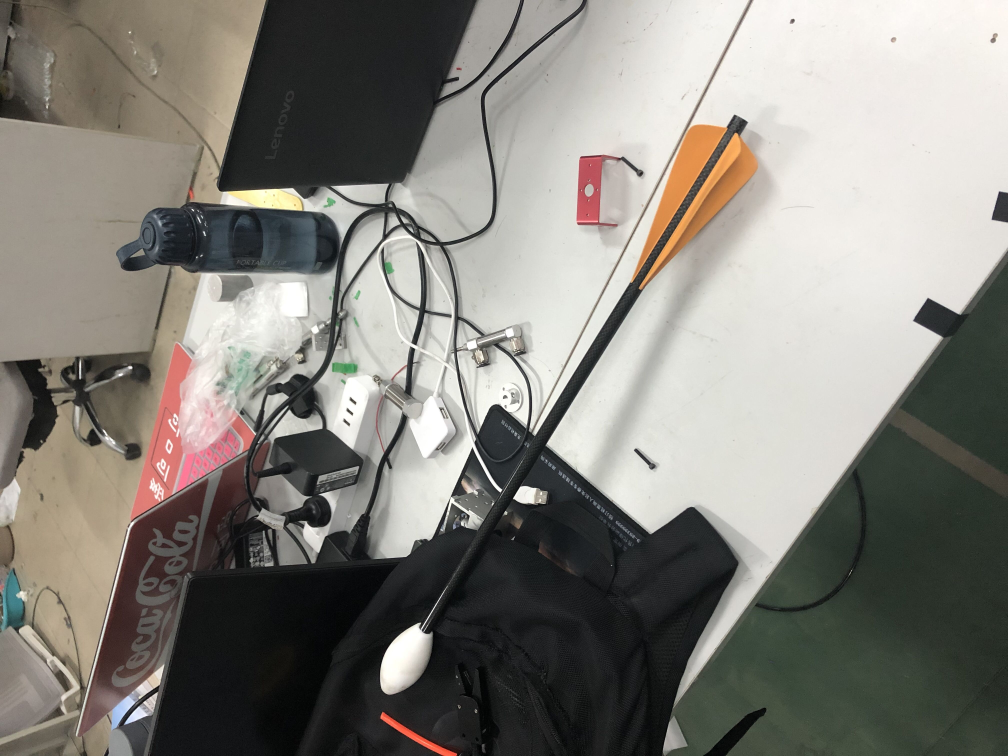
#> input picture JPEGImages/000001.jpg, 4032 x 3024 px, given in place of the camera (shown at 1/4 size)
$ python hsv.py
#> lines starting #> are read from the running program, lines starting #| are printed output that depends on the picture; after the words box and inside, x2 and y2 are one past the last pixel; in counts of white or black regions, pixels touching at a corner belong together
import cv2
import numpy as np
import imutils
from imutils import contours

# 颜色阈值
lower = np.array([0, 96, 126])
upper = np.array([97, 225, 255])
# 内核
kernel = np.ones((5, 5), np.uint8)
# 打开摄像头
vc = cv2.VideoCapture(0)
if vc.isOpened():
    flag, frame = vc.read()
#> frame is the input picture: shape (3024, 4032, 3); mean B, G, R 122.8, 129.4, 132.1
    # 翻转图像
    # 这一步可以忽略，博主的摄像头是反着的
    # 所以加上这句话可以让摄像头的图像正过来
    frame = imutils.rotate(frame, 180)
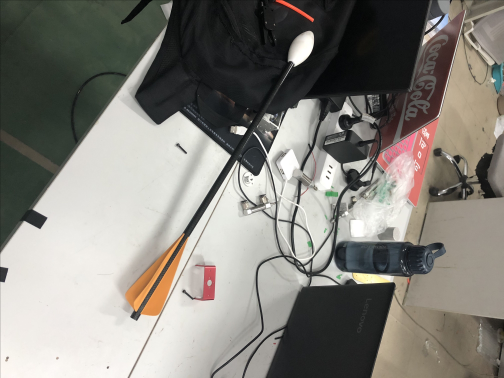
#> frame: shape (3024, 4032, 3) (shown at 1/8 size); mean B, G, R 122.8, 129.3, 132
    cv2.imshow("frame", frame)
else:
    flag = False
while flag:
    flag, frame = vc.read()
    # 翻转图像
    frame = imutils.rotate(frame, 180)
    draw_frame = frame.copy()
    if frame is None:
        break
    if flag is True:
        '''下面对摄像头读取到的图像进行处理，这个步骤是比较重要的'''
        # 转换颜色空间HSV
        frame_hsv = cv2.cvtColor(frame, cv2.COLOR_BGR2HSV)
#> frame_hsv: shape (3024, 4032, 3); mean H, S, V 43.9, 28.4, 134.2
        # 颜色识别
        img = cv2.inRange(frame_hsv, lower, upper)
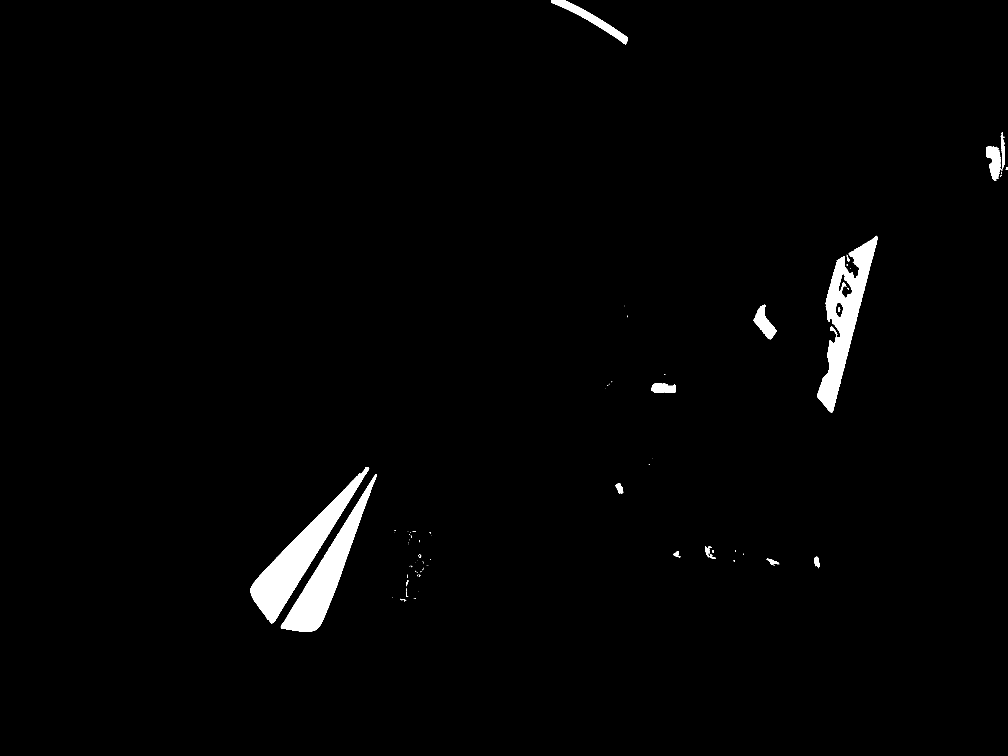
#> img: shape (3024, 4032) (shown at 1/4 size); 1.7% white; 127 white regions (100 under 20 px), largest, box (x1, y1, x2, y2) and area: (1002, 1868, 1477, 2494) 64278, (3268, 943, 3509, 1650) 56995, (1123, 1897, 1508, 2527) 53741
        # 膨胀操作
        dilation = cv2.dilate(img, kernel, iterations=1)
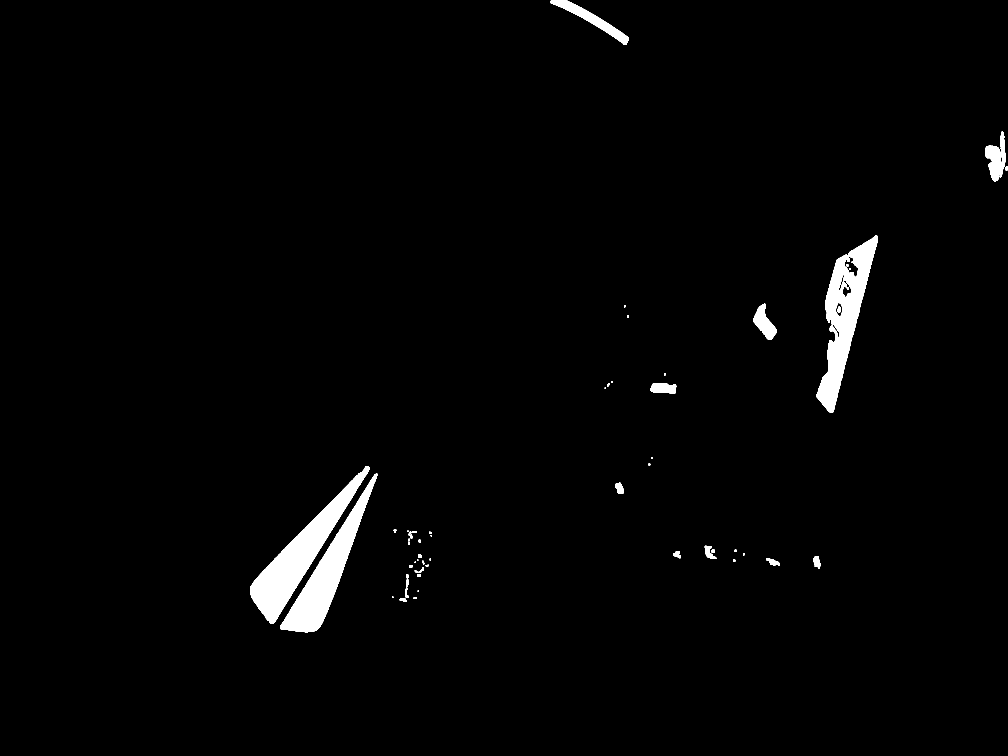
#> dilation: shape (3024, 4032) (shown at 1/4 size); 1.9% white; 58 white regions, largest, box (x1, y1, x2, y2) and area: (1000, 1866, 1479, 2496) 68769, (3266, 941, 3511, 1652) 63666, (1121, 1895, 1510, 2529) 57838
        # 闭操作
        closing = cv2.morphologyEx(dilation, cv2.MORPH_CLOSE, kernel)
#> closing: shape (3024, 4032); 1.9% white; 48 white regions, largest, box (x1, y1, x2, y2) and area: (1000, 1866, 1479, 2496) 68769, (3266, 941, 3511, 1652) 64163, (1121, 1895, 1510, 2529) 57838
        # 高斯滤波
        closing = cv2.GaussianBlur(closing, (5, 5), 0)
        # 边缘检测
        edges = cv2.Canny(closing, 10, 20)
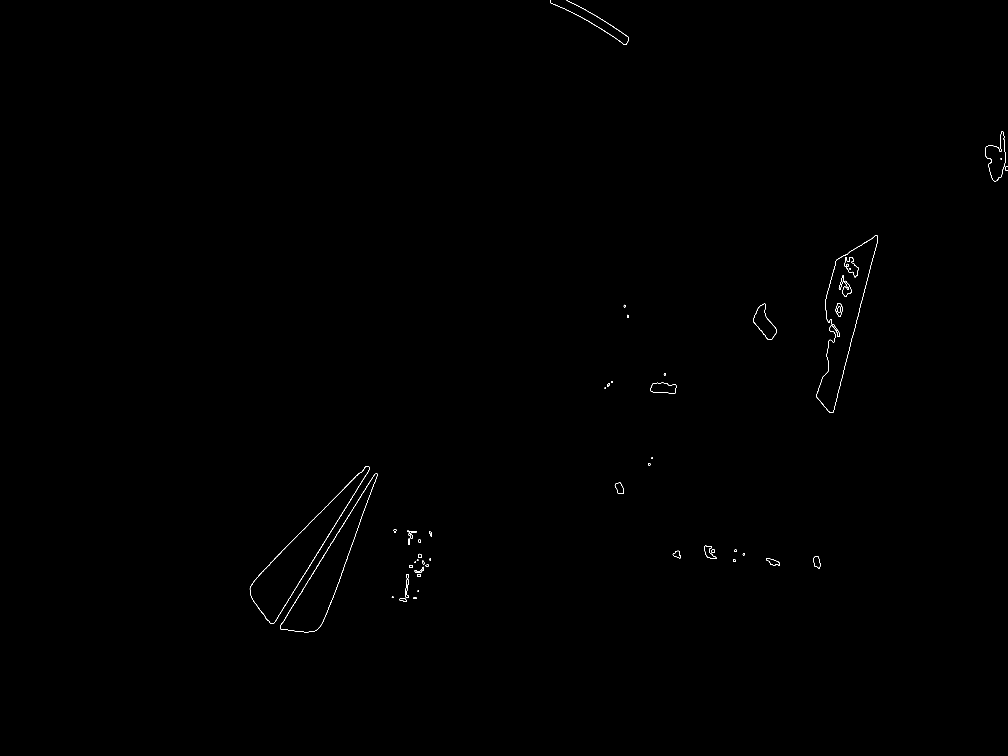
#> edges: shape (3024, 4032) (shown at 1/4 size); 0.09% white in thin lines or dots, all inside (x1, y1, x2, y2) = (999, 0, 4032, 2529)
        '''上面进行那么多操作就是为了得到更好的目标图形，具体效果因环境而异'''
        # 寻找轮廓
        cnts, _ = cv2.findContours(
            edges, cv2.RETR_EXTERNAL, cv2.CHAIN_APPROX_NONE)
#> cnts = 45 contours, 6 with area under 20; largest, box (x1, y1, x2, y2) and area: (999, 1865, 1479, 2496) 69126, (3265, 941, 3511, 1652) 69058, (1120, 1894, 1510, 2529) 57952, (3941, 526, 4022, 726) 8846, (3012, 1215, 3107, 1359) 6567
        # 判断轮廓数量也就是判断是否寻找到轮廓，如果没有找到轮廓就不继续进行操作
        if len(cnts) > 0:
            # 存放轮廓面积的列表
            s = []
            # 存放最大轮廓的索引
            max_index = 0
            # 获得排序后的轮廓列表以及每个轮廓对应的外接矩形
            (cnts, boundingRects) = contours.sort_contours(cnts)
#> boundingRects = 45 items, first 6: (999, 1865, 480, 631), (1120, 1894, 390, 635), (1567, 2387, 7, 5), (1575, 2118, 11, 13), (1599, 2393, 28, 14), (1622, 2318, 13, 72)
            # 寻找面积最大的轮廓的索引
            for cnt in cnts:
                s.append(cv2.contourArea(cnt))
#> this loop made 45 passes
#> after the loop, s = 45 values, max 69125.5 at index 0, min 4 at index 44, mean 4957.8
            max_index = s.index(max(s))
#> max_index = 0
            # 根据面积最大轮廓的索引找到它的外接矩形的信息
            (x, y, w, h) = boundingRects[max_index]
#> x = 999; y = 1865; w = 480; h = 631
            # 画矩形
            frame_out = cv2.rectangle(
                         draw_frame, (x, y), (x+w, y+h), (0, 255, 0), 2)
        cv2.imshow("frame", draw_frame)
        if cv2.waitKey(10) == 27:
#> (key Esc is pressed here)
            break
vc.release()
cv2.destroyAllWindows()

$ run again, on JPEGImages/000002.jpg
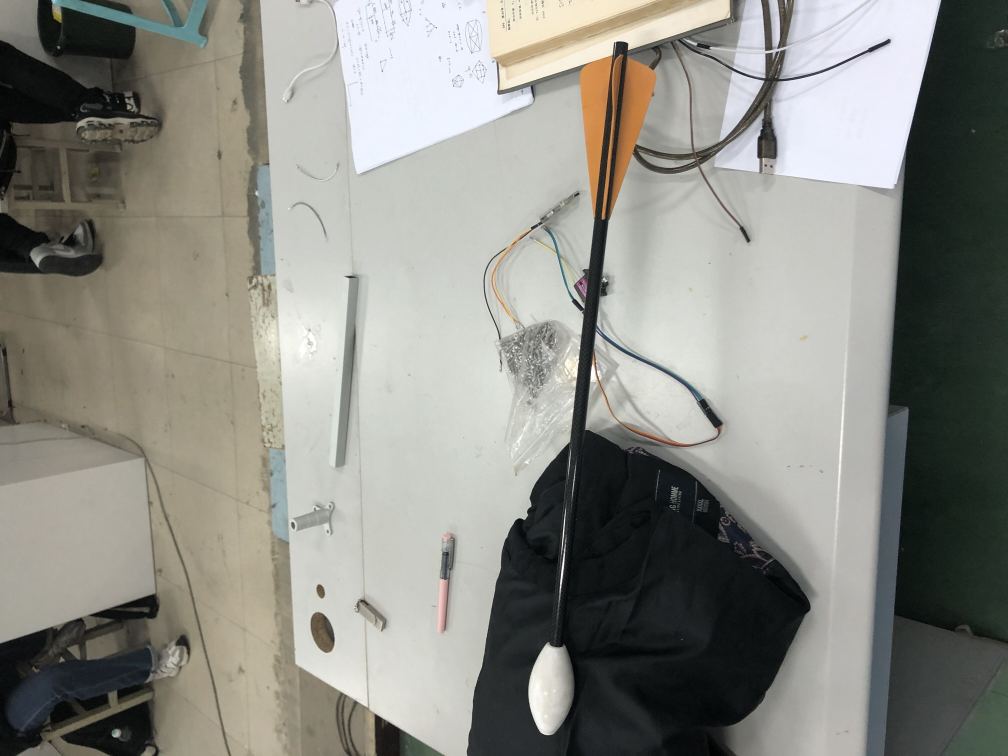
#> input picture JPEGImages/000002.jpg, 4032 x 3024 px, given in place of the camera (shown at 1/4 size)
#> frame is the input picture: shape (3024, 4032, 3); mean B, G, R 132.4, 139.3, 139.1
#> frame_hsv: shape (3024, 4032, 3); mean H, S, V 50.8, 32.3, 142.8
#> `img = cv2.inRange(frame_hsv, lower, upper)`:
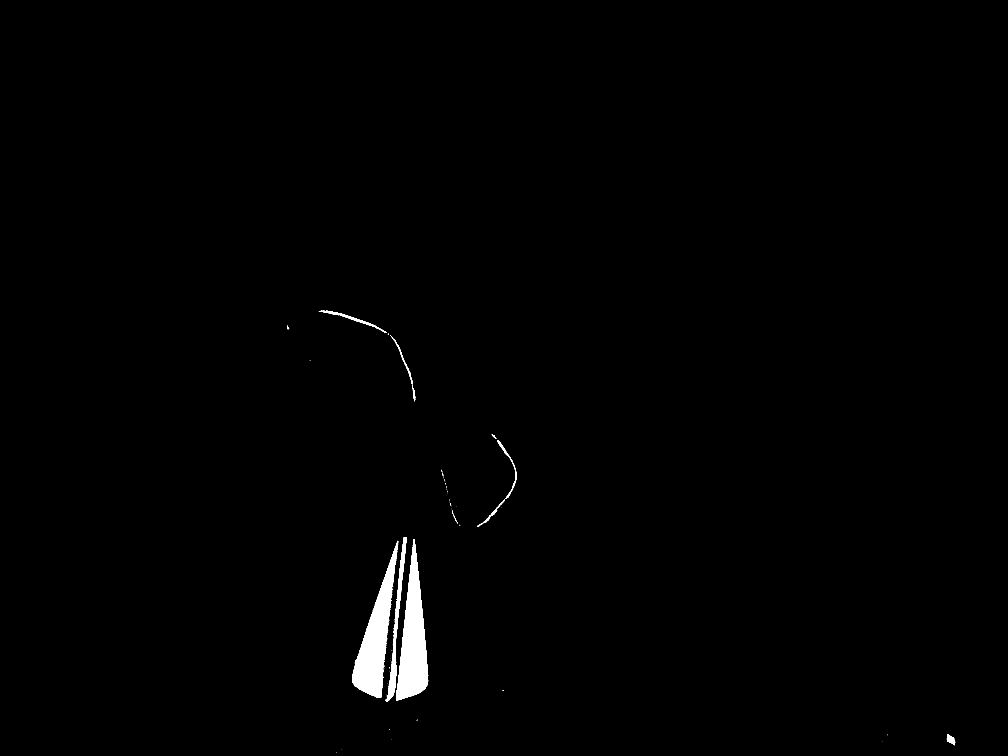
#> img: shape (3024, 4032) (shown at 1/4 size); 0.84% white; 97 white regions (82 under 20 px), largest, box (x1, y1, x2, y2) and area: (1584, 2156, 1713, 2803) 43496, (1408, 2165, 1593, 2792) 42739, (1542, 2148, 1627, 2806) 9570
#> dilation: shape (3024, 4032); 0.99% white; 26 white regions, largest, box (x1, y1, x2, y2) and area: (1582, 2154, 1715, 2805) 46669, (1406, 2160, 1595, 2794) 46588, (1540, 2146, 1629, 2808) 13140
#> `edges = cv2.Canny(closing, 10, 20)`:
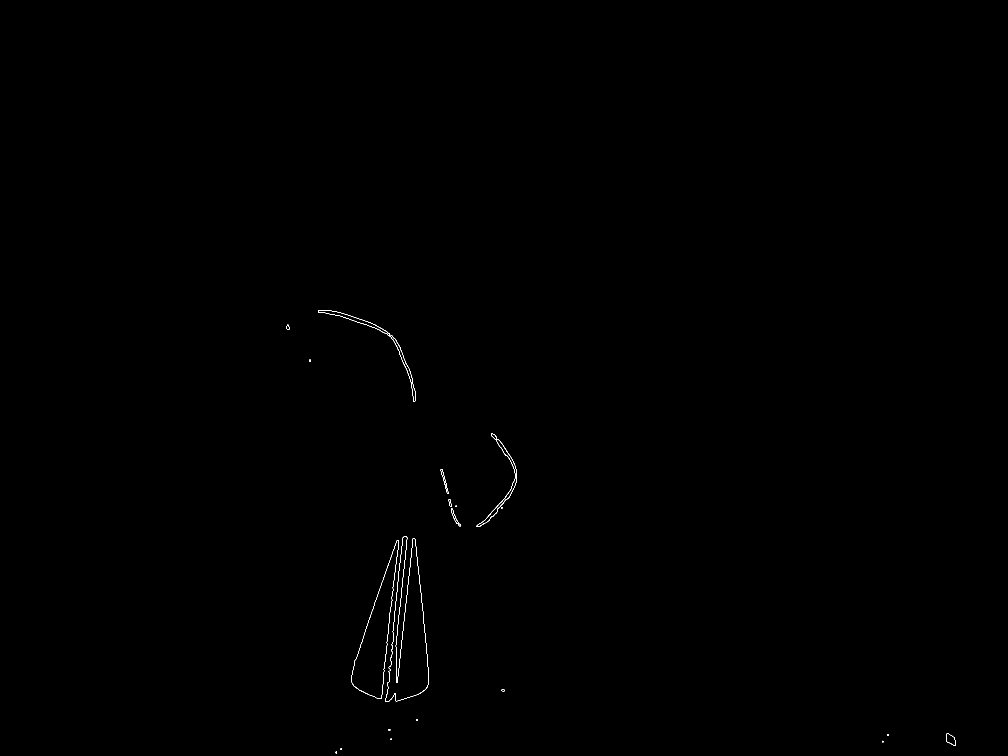
#> edges: shape (3024, 4032) (shown at 1/4 size); 0.06% white in thin lines or dots, all inside (x1, y1, x2, y2) = (1146, 1240, 3823, 3013)
#> cnts = 23 contours, 7 with area under 20; largest, box (x1, y1, x2, y2) and area: (1540, 2146, 1715, 2808) 60228, (1405, 2160, 1595, 2794) 46604, (1272, 1240, 1663, 1608) 6342, (3785, 2934, 3823, 2983) 1172, (1763, 1877, 1794, 1975) 570
#> boundingRects = 23 items, first 6: (1146, 1298, 14, 21), (1237, 1439, 6, 7), (1272, 1240, 391, 368), (1343, 3006, 5, 7), (1361, 2993, 6, 6), (1405, 2160, 190, 634)
#> the loop `for cnt in cnts:` made 23 passes
#> cnt on passes 15, 18: [[1835, 2096]], [[1988, 1759]]
#> after the loop `for cnt in cnts:`: s = [171, 29.5, 6342, 21, 18, 46604, 60227.5, 26, 18, 39.5, 570.5, 169, 456, 18, 0, 279.5, 266.5, 0, 18, 59.5, 18, 25, 1172.5]
#> max_index = 6
#> x = 1540; y = 2146; w = 175; h = 662

$ run again, on JPEGImages/000003.jpg
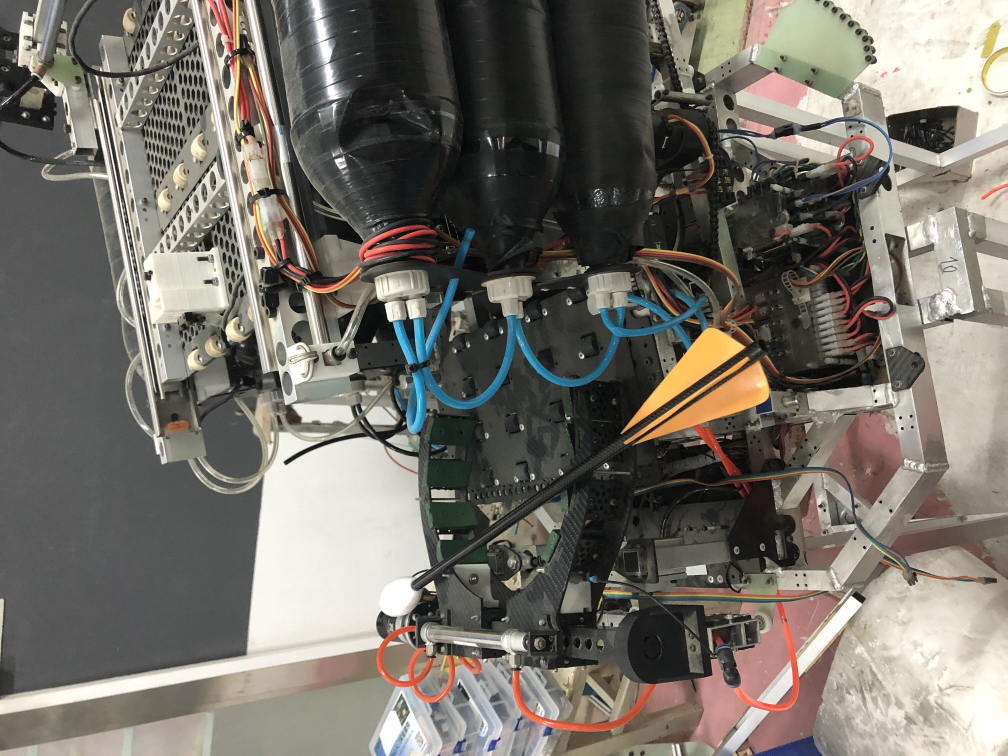
#> input picture JPEGImages/000003.jpg, 4032 x 3024 px, given in place of the camera (shown at 1/4 size)
#> frame is the input picture: shape (3024, 4032, 3); mean B, G, R 104.9, 112.7, 117.3
#> frame_hsv: shape (3024, 4032, 3); mean H, S, V 35, 33.3, 119.3
#> `img = cv2.inRange(frame_hsv, lower, upper)`:
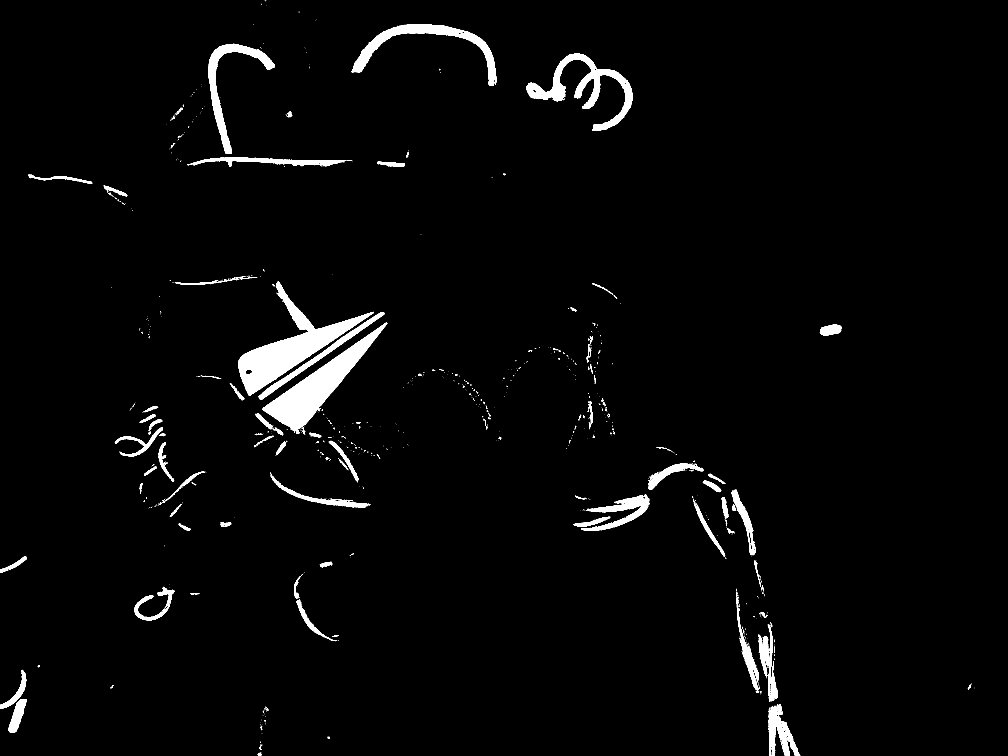
#> img: shape (3024, 4032) (shown at 1/4 size); 2.6% white; 1116 white regions (960 under 20 px), largest, box (x1, y1, x2, y2) and area: (954, 1126, 1496, 1583) 58737, (1049, 1290, 1549, 1735) 51716, (2106, 213, 2530, 523) 29599
#> dilation: shape (3024, 4032); 3.6% white; 362 white regions, largest, box (x1, y1, x2, y2) and area: (952, 1124, 1498, 1585) 63994, (1047, 1288, 1551, 1741) 56345, (2104, 211, 2532, 525) 35935
#> `edges = cv2.Canny(closing, 10, 20)`:
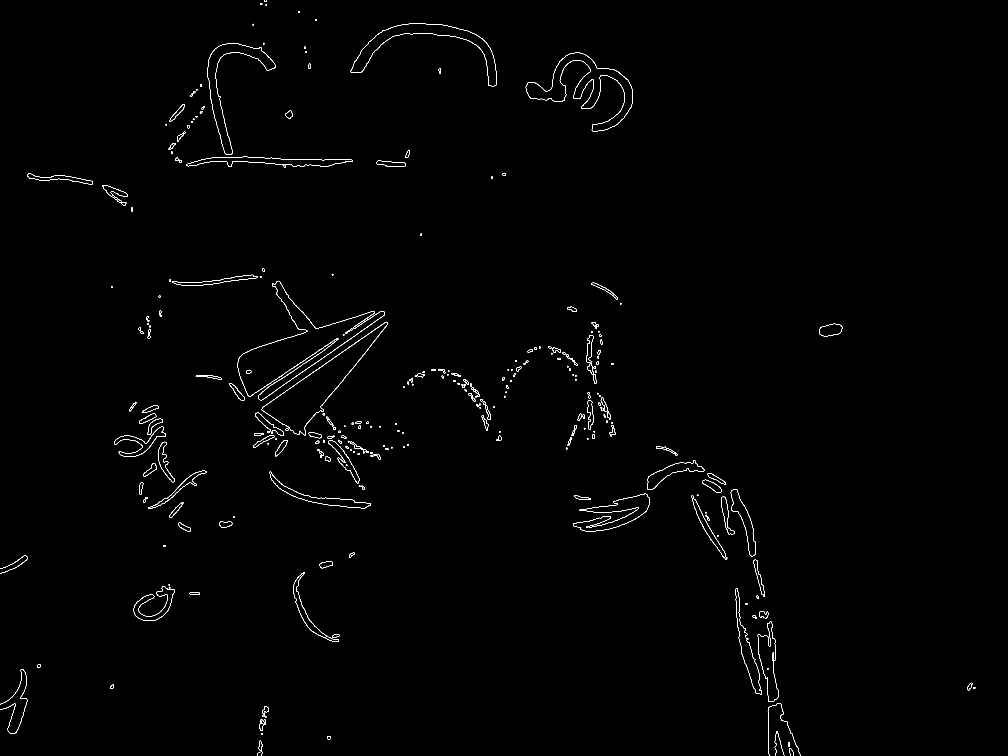
#> edges: shape (3024, 4032) (shown at 1/4 size); 0.35% white in thin lines or dots
#> cnts = 282 contours, 54 with area under 20; largest, box (x1, y1, x2, y2) and area: (951, 1123, 1539, 1601) 80046, (1047, 1288, 1551, 1741) 56814, (2103, 210, 2532, 525) 36242, (1403, 94, 1987, 345) 29376, (830, 172, 1102, 618) 23184
#> boundingRects = 282 items, first 6: (0, 2677, 109, 257), (0, 2222, 109, 72), (110, 694, 261, 44), (149, 2657, 13, 14), (410, 740, 101, 82), (440, 2739, 16, 16)
#> the loop `for cnt in cnts:` made 282 passes
#> cnt on passes 23, 26: [[589, 1281]], [[591, 1279]]
#> after the loop `for cnt in cnts:`: s = 282 values, max 80045.5 at index 63, min 0 at index 22, mean 1455.7
#> max_index = 63
#> x = 951; y = 1123; w = 588; h = 478
